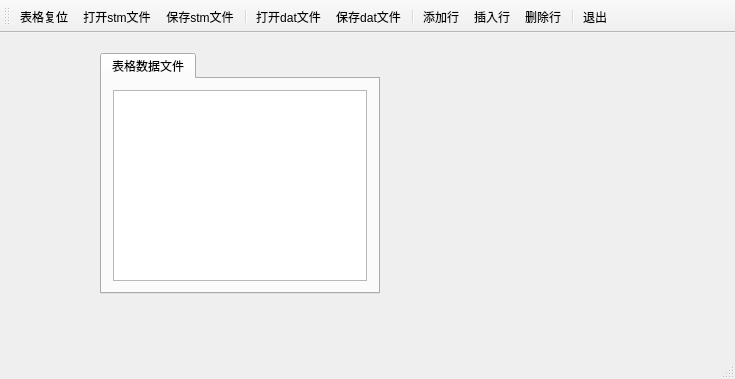
<?xml version="1.0" encoding="UTF-8"?>
<ui version="4.0">
 <class>MainWindow</class>
 <widget class="QMainWindow" name="MainWindow">
  <property name="geometry">
   <rect>
    <x>0</x>
    <y>0</y>
    <width>735</width>
    <height>379</height>
   </rect>
  </property>
  <property name="windowTitle">
   <string>MainWindow</string>
  </property>
  <widget class="QWidget" name="centralWidget">
   <widget class="QTabWidget" name="tabWidget">
    <property name="geometry">
     <rect>
      <x>100</x>
      <y>20</y>
      <width>280</width>
      <height>241</height>
     </rect>
    </property>
    <property name="currentIndex">
     <number>0</number>
    </property>
    <widget class="QWidget" name="tab">
     <attribute name="title">
      <string>表格数据文件</string>
     </attribute>
     <layout class="QVBoxLayout" name="verticalLayout">
      <item>
       <widget class="QTableView" name="tableView"/>
      </item>
     </layout>
    </widget>
   </widget>
  </widget>
  <widget class="QMenuBar" name="menuBar">
   <property name="geometry">
    <rect>
     <x>0</x>
     <y>0</y>
     <width>735</width>
     <height>23</height>
    </rect>
   </property>
  </widget>
  <widget class="QToolBar" name="mainToolBar">
   <property name="toolButtonStyle">
    <enum>Qt::ToolButtonTextUnderIcon</enum>
   </property>
   <attribute name="toolBarArea">
    <enum>TopToolBarArea</enum>
   </attribute>
   <attribute name="toolBarBreak">
    <bool>false</bool>
   </attribute>
   <addaction name="actTabReset"/>
   <addaction name="actOpen"/>
   <addaction name="actSave"/>
   <addaction name="separator"/>
   <addaction name="actOpenBin"/>
   <addaction name="actSaveBin"/>
   <addaction name="separator"/>
   <addaction name="actAppend"/>
   <addaction name="actInsert"/>
   <addaction name="actDelete"/>
   <addaction name="separator"/>
   <addaction name="actExit"/>
  </widget>
  <widget class="QStatusBar" name="statusBar"/>
  <action name="actOpen">
   <property name="icon">
    <iconset resource="res.qrc">
     <normaloff>:/images/icons/open.bmp</normaloff>:/images/icons/open.bmp</iconset>
   </property>
   <property name="text">
    <string>打开stm文件</string>
   </property>
   <property name="toolTip">
    <string>打开预定义编码文件</string>
   </property>
  </action>
  <action name="actSave">
   <property name="icon">
    <iconset resource="res.qrc">
     <normaloff>:/images/icons/save.bmp</normaloff>:/images/icons/save.bmp</iconset>
   </property>
   <property name="text">
    <string>保存stm文件</string>
   </property>
   <property name="toolTip">
    <string>保存为预定义编码文件</string>
   </property>
  </action>
  <action name="actAppend">
   <property name="icon">
    <iconset resource="res.qrc">
     <normaloff>:/images/icons/append.bmp</normaloff>:/images/icons/append.bmp</iconset>
   </property>
   <property name="text">
    <string>添加行</string>
   </property>
   <property name="toolTip">
    <string>添加一行</string>
   </property>
  </action>
  <action name="actInsert">
   <property name="icon">
    <iconset resource="res.qrc">
     <normaloff>:/images/icons/306.bmp</normaloff>:/images/icons/306.bmp</iconset>
   </property>
   <property name="text">
    <string>插入行</string>
   </property>
   <property name="toolTip">
    <string>插入一行</string>
   </property>
  </action>
  <action name="actDelete">
   <property name="icon">
    <iconset resource="res.qrc">
     <normaloff>:/images/icons/delete.bmp</normaloff>:/images/icons/delete.bmp</iconset>
   </property>
   <property name="text">
    <string>删除行</string>
   </property>
   <property name="toolTip">
    <string>删除当前行</string>
   </property>
  </action>
  <action name="actExit">
   <property name="icon">
    <iconset resource="res.qrc">
     <normaloff>:/images/icons/exit.bmp</normaloff>:/images/icons/exit.bmp</iconset>
   </property>
   <property name="text">
    <string>退出</string>
   </property>
   <property name="toolTip">
    <string>退出</string>
   </property>
  </action>
  <action name="actModelData">
   <property name="icon">
    <iconset resource="res.qrc">
     <normaloff>:/images/icons/import1.bmp</normaloff>:/images/icons/import1.bmp</iconset>
   </property>
   <property name="text">
    <string>模型数据预览</string>
   </property>
   <property name="toolTip">
    <string>模型数据显示到文本框里</string>
   </property>
  </action>
  <action name="actAlignLeft">
   <property name="icon">
    <iconset resource="res.qrc">
     <normaloff>:/images/icons/508.bmp</normaloff>:/images/icons/508.bmp</iconset>
   </property>
   <property name="text">
    <string>居左</string>
   </property>
   <property name="toolTip">
    <string>文字左对齐</string>
   </property>
  </action>
  <action name="actAlignCenter">
   <property name="icon">
    <iconset resource="res.qrc">
     <normaloff>:/images/icons/510.bmp</normaloff>:/images/icons/510.bmp</iconset>
   </property>
   <property name="text">
    <string>居中</string>
   </property>
   <property name="toolTip">
    <string>文字居中</string>
   </property>
  </action>
  <action name="actAlignRight">
   <property name="icon">
    <iconset resource="res.qrc">
     <normaloff>:/images/icons/512.bmp</normaloff>:/images/icons/512.bmp</iconset>
   </property>
   <property name="text">
    <string>居右</string>
   </property>
   <property name="toolTip">
    <string>文字右对齐</string>
   </property>
  </action>
  <action name="actFontBold">
   <property name="checkable">
    <bool>true</bool>
   </property>
   <property name="icon">
    <iconset resource="res.qrc">
     <normaloff>:/images/icons/500.bmp</normaloff>:/images/icons/500.bmp</iconset>
   </property>
   <property name="text">
    <string>粗体</string>
   </property>
   <property name="toolTip">
    <string>粗体文字</string>
   </property>
  </action>
  <action name="actTabReset">
   <property name="icon">
    <iconset resource="res.qrc">
     <normaloff>:/images/icons/100.bmp</normaloff>:/images/icons/100.bmp</iconset>
   </property>
   <property name="text">
    <string>表格复位</string>
   </property>
   <property name="toolTip">
    <string>表格复位</string>
   </property>
  </action>
  <action name="actOpenBin">
   <property name="icon">
    <iconset resource="res.qrc">
     <normaloff>:/images/icons/126.bmp</normaloff>:/images/icons/126.bmp</iconset>
   </property>
   <property name="text">
    <string>打开dat文件</string>
   </property>
   <property name="toolTip">
    <string>打开标准编码文件</string>
   </property>
  </action>
  <action name="actSaveBin">
   <property name="icon">
    <iconset resource="res.qrc">
     <normaloff>:/images/icons/066.GIF</normaloff>:/images/icons/066.GIF</iconset>
   </property>
   <property name="text">
    <string>保存dat文件</string>
   </property>
   <property name="toolTip">
    <string>保存为标准编码文件</string>
   </property>
  </action>
 </widget>
 <layoutdefault spacing="6" margin="11"/>
 <resources>
  <include location="res.qrc"/>
 </resources>
 <connections>
  <connection>
   <sender>actExit</sender>
   <signal>triggered()</signal>
   <receiver>MainWindow</receiver>
   <slot>close()</slot>
   <hints>
    <hint type="sourcelabel">
     <x>-1</x>
     <y>-1</y>
    </hint>
    <hint type="destinationlabel">
     <x>367</x>
     <y>189</y>
    </hint>
   </hints>
  </connection>
 </connections>
</ui>
